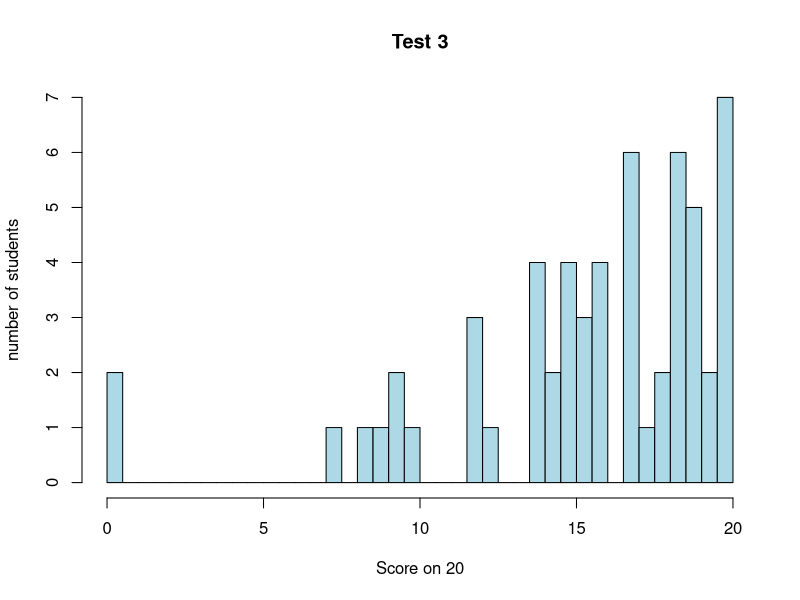
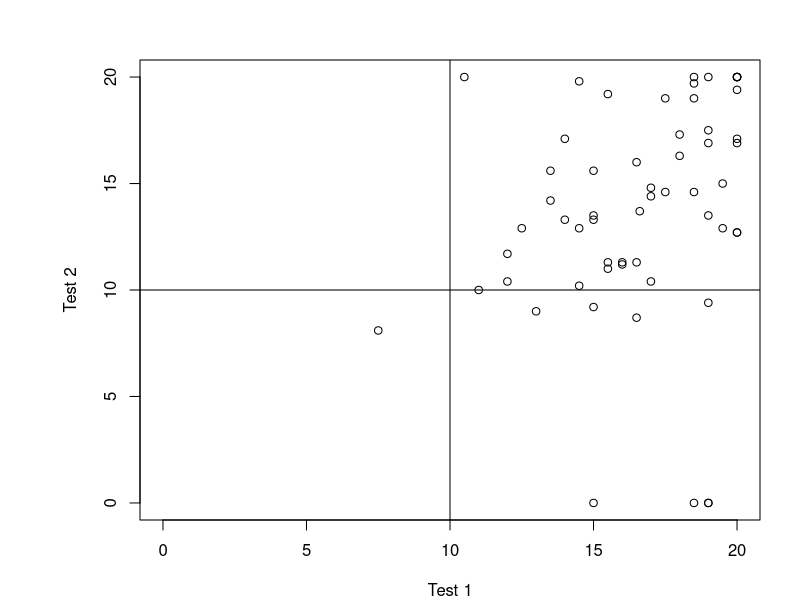
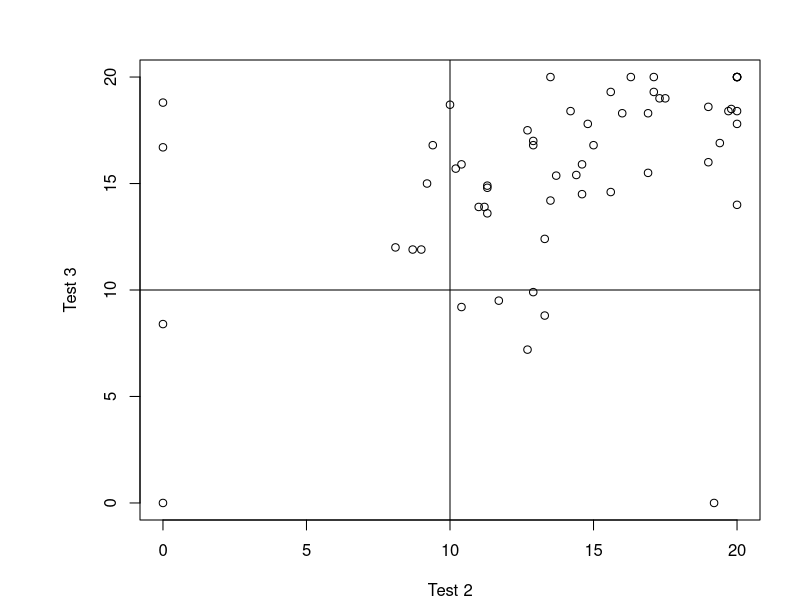
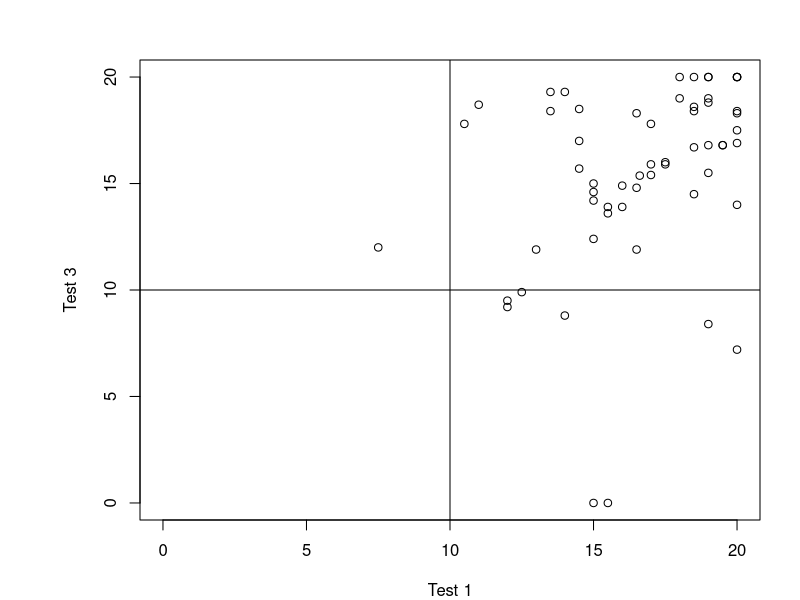
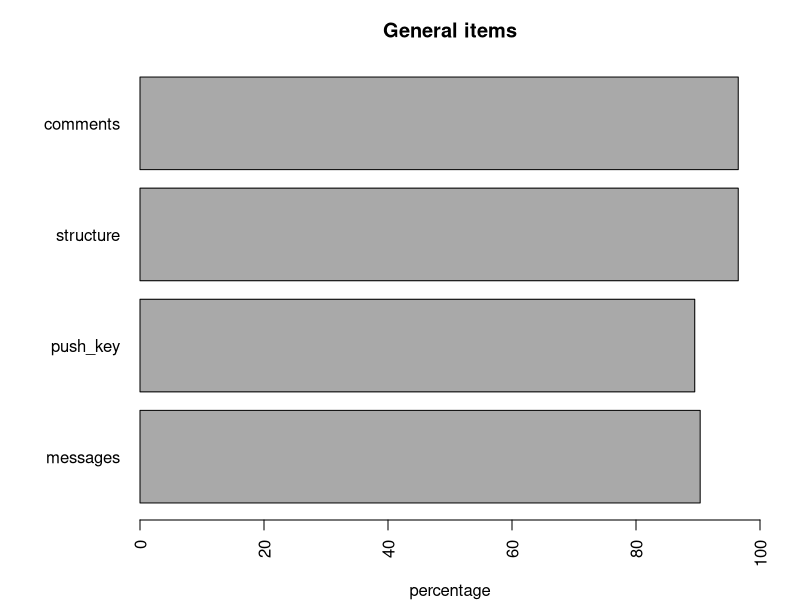
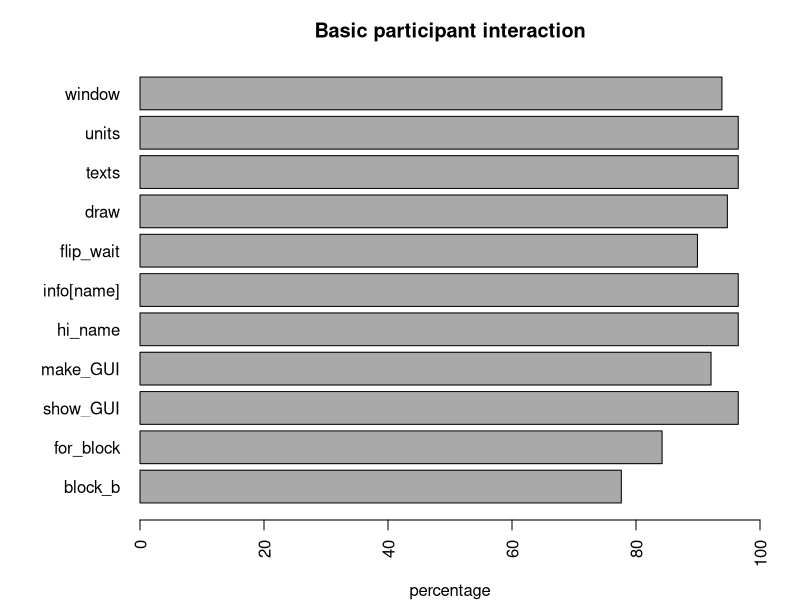
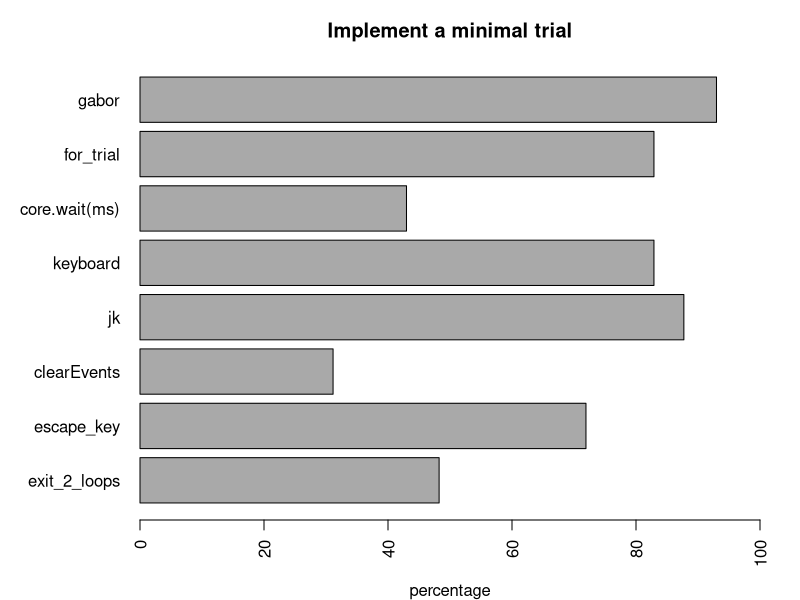
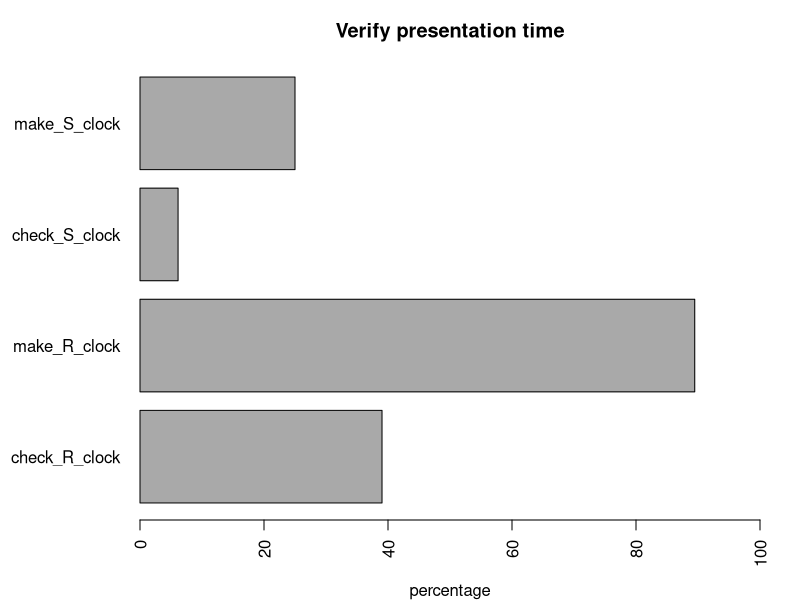

The R source for these figures, in order:
setwd("C:\\Users\\esther\\Documents\\GitHub\\instruments-master\\2018_2019\\Tests\\Test 3 solutions")

data = read.table("IEP scores 20182019 test 3.txt", header = T, sep = "\t")

data = data[,c(1,3:50)]

names(data) = c(	"name", "Test1", "Test2", "Test3",
			"comments", "structure", "push_key", "messages",
			"window", "units", "texts", "draw", "flip_wait", "gabor", "ori", "sf",
			"info[name]", "hi_name", "block_b", "ori_by_sf", "make_8_trials", "CorResp",
			"subject_info", "anonimity", "empty_trial_info", "trial_matrix", "tile_3_blocks", "store_trial_info", "code_ori_by_sf", "code_CorResp",
			"for_block", "for_trial", "escape_key", "exit_2_loops", "do_8_trials", "adapt_Gabor", "ACC",
			"make_GUI", "show_GUI", "core.wait(ms)", "keyboard", "jk", "clearEvents", "make_S_clock", "check_S_clock", "make_R_clock", "check_R_clock", "make_function", "call_function") 

tiff("Test 3.tiff", width = 500, height = 500)
	hist(data$Test3, breaks = 30, main = "Test 3", xlab = "Score on 20", ylab = "number of students", col = "lightblue")
dev.off()

tiff("Test 1 verus Test 2.tiff", width = 500, height = 500)
	par(mar = c(4, 7, 3, 2))
	plot(x = data$Test1, y = data$Test2, xlim = c(0,20), ylim = c(0,20), xlab = "Test 1", ylab = "Test 2")
	abline(h = 10, v = 10)
dev.off()

tiff("Test 2 verus Test 3.tiff", width = 500, height = 500)
	par(mar = c(4, 7, 3, 2))
	plot(x = data$Test2, y = data$Test3, xlim = c(0,20), ylim = c(0,20), xlab = "Test 2", ylab = "Test 3")
	abline(h = 10, v = 10)
dev.off()

tiff("Test 1 verus Test 3.tiff", width = 500, height = 500)
	par(mar = c(4, 7, 3, 2))
	plot(x = data$Test1, y = data$Test3, xlim = c(0,20), ylim = c(0,20), xlab = "Test 1", ylab = "Test 3")
	abline(h = 10, v = 10)
dev.off()

tiff("Test 3.1 General items.tiff", width = 700, height = 500)
	par(mar = c(4, 7, 3, 2))
	barplot(colMeans(data[,c(8:5)], na.rm = T)*100, horiz = T, las = 2, xlim = c(0,100), col = "darkgray", main = "General items", xlab = "percentage")
dev.off()

tiff("Test 3.2 Basic participant interaction.tiff", width = 700, height = 500)
	par(mar = c(4, 7, 3, 2))
	barplot(colMeans(data[,c(19,31,39,38,18,17,13,12,11,10,9)], na.rm = T)*100, horiz = T, las = 2, xlim = c(0,100), col = "darkgray", main = "Basic participant interaction", xlab = "percentage")
dev.off()

tiff("Test 3.3 Implement a minimal trial.tiff", width = 700, height = 500)
	par(mar = c(4, 7, 3, 2))
	barplot(colMeans(data[,c(34,33,43,42,41,40,32,14)], na.rm = T)*100, horiz = T, las = 2, xlim = c(0,100), col = "darkgray", main = "Implement a minimal trial", xlab = "percentage")
dev.off()

tiff("Test 3.4 Verify presentation time.tiff", width = 700, height = 500)
	par(mar = c(4, 7, 3, 2))
	barplot(colMeans(data[,c(47:44)], na.rm = T)*100, horiz = T, las = 2, xlim = c(0,100), col = "darkgray", main = "Verify presentation time", xlab = "percentage")
dev.off()

tiff("Test 3.5 Trial and block structure.tiff", width = 700, height = 500)
	par(mar = c(4, 7, 3, 2))
	barplot(colMeans(data[,c(36,35,21,20,16,15)], na.rm = T)*100, horiz = T, las = 2, xlim = c(0,100), col = "darkgray", main = "Trial and block structure", xlab = "percentage")
dev.off()

tiff("Test 3.6 Verify response accuracy.tiff", width = 700, height = 500)
	par(mar = c(4, 7, 3, 2))
	barplot(colMeans(data[,c(49,48,37,22)], na.rm = T)*100, horiz = T, las = 2, xlim = c(0,100), col = "darkgray", main = "Verify response accuracy", xlab = "percentage")
dev.off()

tiff("Test 3.7 Challenge.tiff", width = 700, height = 500)
	par(mar = c(4, 7, 3, 2))
	barplot(colMeans(data[,c(30:23)], na.rm = T)*100, horiz = T, las = 2, xlim = c(0,100), col = "darkgray", main = "Challenge", xlab = "percentage")
dev.off()
